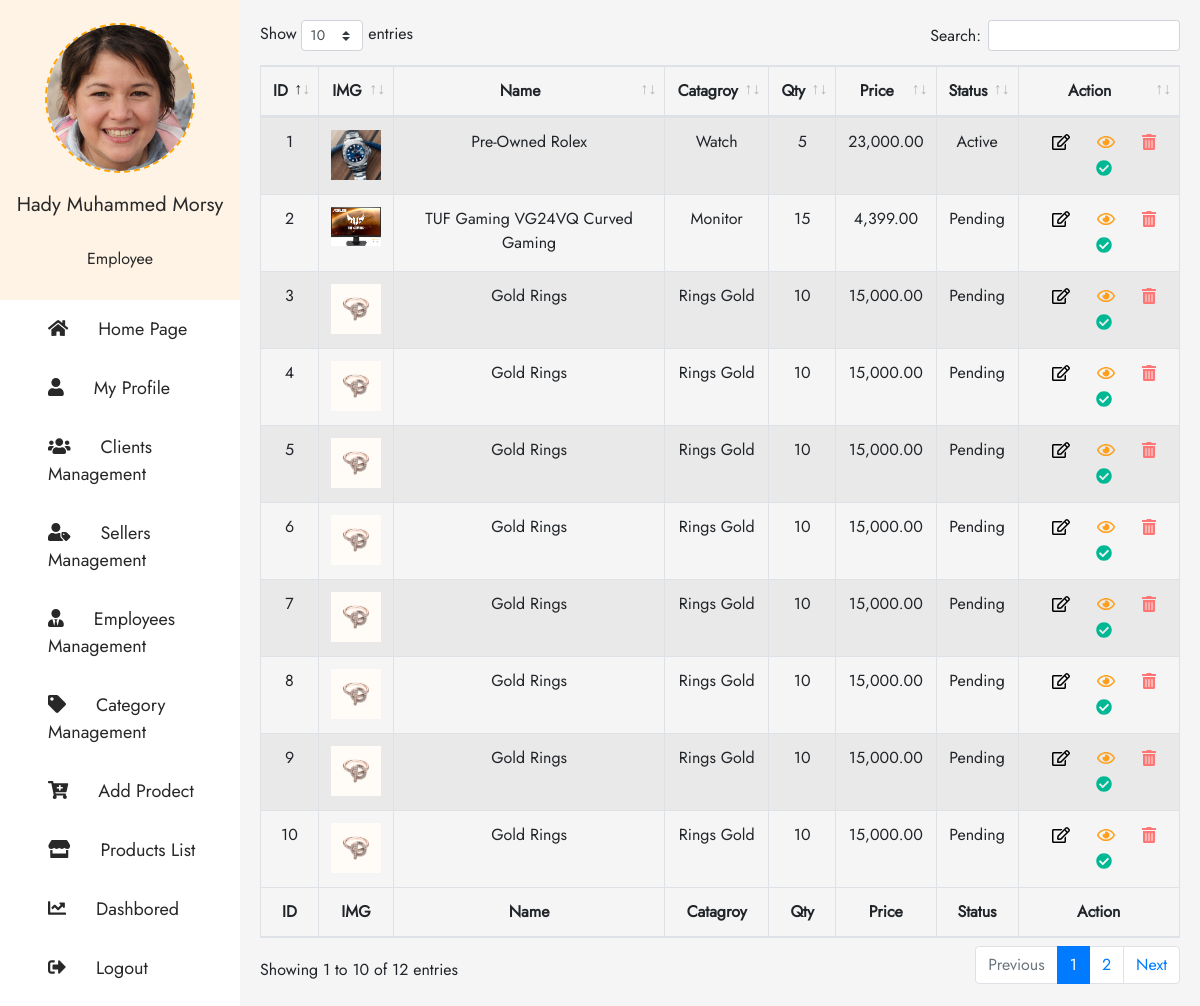
Page /Products-List.php (signed in) on the earlier database version.
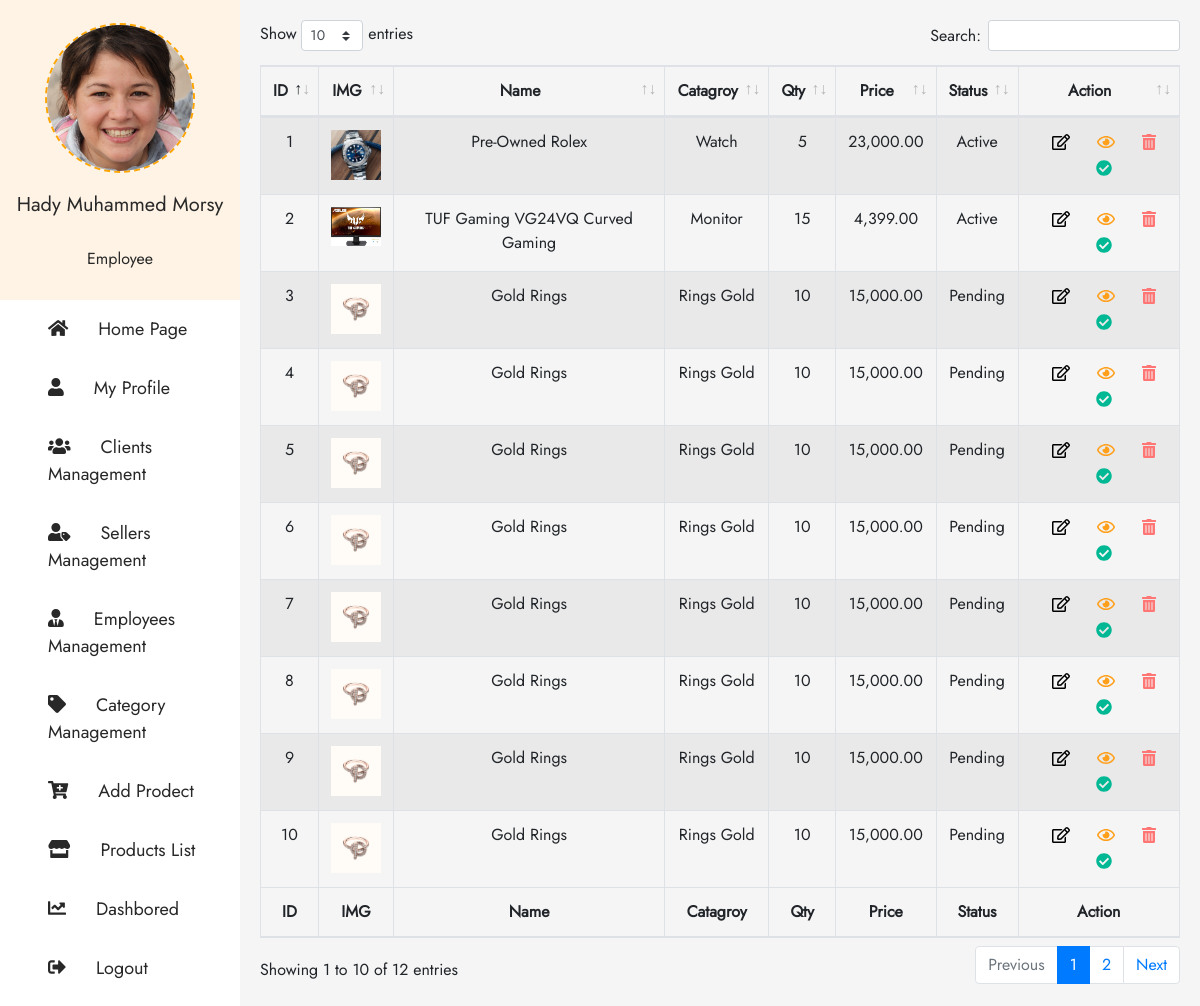
Same page on the later database version.
### tables this page shows
CREATE TABLE `ha_products` (
  `HA_P_ID` bigint(20) UNSIGNED NOT NULL,
  `HA_P_Name` varchar(255) NOT NULL,
  `HA_P_Price` varchar(255) NOT NULL,
  `HA_P_Description` text NOT NULL,
  `HA_P_Category_ID` varchar(255) NOT NULL,
  `HA_P_Qty` varchar(255) NOT NULL,
  `HA_P_Alert_Qty` varchar(255) NOT NULL,
  `HA_P_Brand` varchar(255) NOT NULL,
  `HA_P_Available_From_Date` varchar(255) NOT NULL,
  `HA_P_Date_Created` varchar(255) NOT NULL,
  `HA_P_Time_Created` varchar(255) NOT NULL,
  `HA_P_User_ID_Created` varchar(255) NOT NULL,
  `HA_P_Status` varchar(255) NOT NULL
);

CREATE TABLE `ha_category_list` (
  `HA_C_L_ID` bigint(20) UNSIGNED NOT NULL,
  `HA_C_L_Category_Name` varchar(255) NOT NULL,
  `HA_C_L_Parent_ID` varchar(255) NOT NULL,
  `HA_C_L_Status` varchar(255) NOT NULL,
  `HA_C_L_Count_Products` varchar(255) NOT NULL,
  `HA_C_L_Count_Sales` varchar(255) NOT NULL,
  `HA_C_L_Count_Returns` varchar(255) NOT NULL,
  `HA_C_L_Date_Created` varchar(255) NOT NULL,
  `HA_C_L_Time_Created` varchar(255) NOT NULL,
  `HA_C_L_User_ID_Created` varchar(255) NOT NULL
);

### Datebase/DB_Products_List.php (called while the page is built, shortened)
<?php
    $SQL_Products_List = 'SELECT * FROM ha_products WHERE HA_P_Status = "Active" OR HA_P_Status = "Pending" ORDER BY HA_P_ID DESC ';
    $Result_Products_List = mysqli_query($Connection,$SQL_Products_List);
    $Count_Products_List  = mysqli_num_rows($Result_Products_List);
?>

### Website-Structure/Products-List-Body.php (the view, shortened to what this page needs)
<div class="Content-table">
    <table id="example" class="table table-striped table-bordered" style="width:100%;text-align: center;">
        <thead>
            <tr class="header-table">
                <th>ID</th>
                <th>IMG</th>
                <th>Name</th>
                <th>Catagroy</th>
                <th>Qty</th>
                <th>Price</th>
                <th>Status</th>
                <th>Action</th>
            </tr>
        </thead>
        <tbody id="tbody">
            <?php
                    if ($Count_Products_List > 0) {
                        $id = 0;
                        while ($Rows = mysqli_fetch_array($Result_Products_List)) {
                            $SQL_Get_Category_Name = 'SELECT HA_C_L_Category_Name FROM ha_category_list WHERE HA_C_L_ID = "'.$Rows['HA_P_Category_ID'].'"';
                            $Result_Get_Category_Name = mysqli_query($Connection,$SQL_Get_Category_Name);
                            $Row_Get_Category_Name  = mysqli_fetch_array($Result_Get_Category_Name, MYSQLI_ASSOC);
                            $Path_Folder_Cover = 'IMG/Imges-Products/P_ID-'.$Rows['HA_P_ID'].'/P_ID-'.$Rows['HA_P_ID'].'-Cover';
                            $Cover_Img = scandir($Path_Folder_Cover);
                            $SQL_Get_Created_Info = 'SELECT HA_U_Username FROM ha_users WHERE HA_U_ID = "'.$Rows['HA_P_User_ID_Created'].'"';
                            $Result_Get_Created_Info= mysqli_query($Connection,$SQL_Get_Created_Info);
                            $Row_Get_Created_Info = mysqli_fetch_array($Result_Get_Created_Info, MYSQLI_ASSOC);
                            echo '
                                <tr class="t-body" >
                                    <td>'.$Rows['HA_P_ID'].'</td>
                                    <td class="IMG-DATABASE"><img src="'.$Path_Folder_Cover . '/' . $Cover_Img[2] . '" alt="Img"/></td>
                                    <td class="Username-Edit-Module">'.$Rows['HA_P_Name'].'</td>
                                    <td >'.$Row_Get_Category_Name['HA_C_L_Category_Name'].'</td>
                                    <td class="HA-P-Qty">'.$Rows['HA_P_Qty'].'</td>
                                    <td class="HA-P-Price">'. number_format($Rows['HA_P_Price'] , 2).'</td>
                                    <td class="HA-P-Status">'.$Rows['HA_P_Status'].'</td>
                                    <td style="display:none" class="HA-C-L-Category-Name">'.$Rows['HA_P_Category_ID'].'</td>
                                    <td style="display:none">'.$Rows['HA_P_Alert_Qty'].'</td>
                                    <td style="display:none">'.$Rows['HA_P_Brand'].'</td>
                                    <td style="display:none">'.$Rows['HA_P_Available_From_Date'].'</td>
                                    <td style="display:none">'.$Rows['HA_P_Date_Created'] . ' ' . $Rows['HA_P_Time_Created'] .'</td>
                                    <td style="display:none">'.$Row_Get_Created_Info['HA_U_Username'].'</td>
                                    <td style="display:none">'.$Rows['HA_P_Description'].'</td>
                                    <td class="last-Action">
                                    <button type ="button" class="Edit" data-module=".Edit-row" id="-T'.$id.'" onclick= "clickhere(this.id)"> <i class="far fa-edit"></i> </button>
                                    <button type ="button" class="View" data-module=".View-row" id="T'.$id.'" onclick= "clickhere(this.id)"> <i class="far fa-eye"></i> </button>
                                    <button type ="button" class="Trash" data-module=".question-delete-row" id="TD'.$id.'" onclick= "clickhere(this.id)"> <i class="fas fa-trash-alt"></i> </button>
                                    <button type ="button" class="Done" data-module=".Done-row" id="D'.$id.'" onclick= "clickhere(this.id)"> <i class="fas fa-check-circle"></i></button>
                                    </td>
                                </tr>
                            ';
                            $id += 1;
                        }
                    }
                ?>
        </tbody>
        <tfoot>
            <tr>
                <th>ID</th>
                <th>IMG</th>
                <th>Name</th>
                <th>Catagroy</th>
                <th>Qty</th>
                <th>Price</th>
                <th>Status</th>
                <th>Action</th>
            </tr>
        </tfoot>
    </table>
</div>

### Products-List.php (shortened to what this page needs)
<?php
    include('Datebase/Config.php');
    include('Datebase/DB_Products_List.php');
?>
<!DOCTYPE html>
<html lang="en">
<?php
    include ('Website-Structure/Header-Elemnts.php') ;
?>
    <?php include ("./Links Header With Tables.php"); ?>
<body>
<div class="container-hady">
    <?php include ("Website-Structure/Dashbored-header.php"); ?>
    <?php include ("./Website-Structure/Products-List-Body.php"); ?>
</div>
</body>
</html>

### Website-Structure/Header-Elemnts.php (shortened to what this page needs)
<head>
</head>

### Links Header With Tables.php
<link rel="stylesheet" href="./Framework/Bootstrap/css/bootstrap.css">
<link rel="stylesheet" href="./Framework/Bootstrap/css/datatablex.min.css">
<link rel="stylesheet" href="Framework/Fontawsome/css/all.css">
<link rel="stylesheet" href="Font's/Kufi/Kufi-Font.css">
<link href="./Font's/joya/jost.css" rel="stylesheet">
<link rel="stylesheet" href="CSS-Files/H_A.css">

### Website-Structure/Dashbored-header.php (shortened to what this page needs)
<aside>
    <div class="image-useres">
        <div class="image-user-content">
            <?php
                $Scan_Profile_Img = scandir('IMG/User-Profile-Picture/[User-ID='.$_SESSION['HA_U_ID'].']');
                if (count($Scan_Profile_Img) == 2) {
                    if ($_SESSION['HA_U_Gender'] == 'Male') {
                        $Profile_Img = 'IMG/User-Profile-Picture/[Defult-Profile-IMG]/IMG-Defult-Male.jpg';
                    }elseif ($_SESSION['HA_U_Gender'] == 'Female') {
                        $Profile_Img = 'IMG/User-Profile-Picture/[Defult-Profile-IMG]/IMG-Defult-Female.jpg';
                    }
                }else {
                    $Profile_Img =  'IMG/User-Profile-Picture/[User-ID='.$_SESSION['HA_U_ID'].']' . '/' . $Scan_Profile_Img[2];
                }
            echo '<img src = "'.$Profile_Img.'"/>';
            ?>
        </div>
        <?php echo '<h5>'.$_SESSION['User_First_Three_Names'].'</h5>';?>
        <?php echo '<br><h6>'.$_SESSION['HA_U_User_Type'].'</h6>';?>
    </div>
    <ul class="list-of-dashbored">
        <li><a href="./" class="Projects"><i class="fas fa-home"></i>Home Page</a></li>
        <?php
        if (!empty($_SESSION)) {
            echo '<li><a href="My-Profile-Setting" class="Edit-profile"><i class="fas fa-user" class="Edit-profile"></i>My Profile</a></li>';
        }
        ?>
        <?php
        if ($_SESSION['HA_U_P_Clients_Manager'] == 'Available') {
            echo '<li><a href="Clients-Manager" class="Clients"><i class="fas fa-users"></i>Clients Management</a></li>';
        }
        ?>
        <?php
        if ($_SESSION['HA_U_P_Seller_Manager'] == 'Available') {
            echo '<li><a href="Seller-Manager" class="Projects"><i class="fas fa-user-tag"></i>Sellers Management</a></li>';
        }
        ?>
        <?php
        if ($_SESSION['HA_U_P_Employee_Manager'] == 'Available') {
            echo '<li><a href="Employee-Manager" class="Employeres"><i class="fas  fa-user-tie"></i>Employees Management</a></li>';
        }
        ?>
        <?php
        if ($_SESSION['HA_U_P_Category_Manager'] == 'Available') {
            echo '<li><a href="Category-Management" class="Add Catogry"><i class="fas fa-tag"></i>Category Management</a></li>';
        }
        ?>
        <?php
        if ($_SESSION['HA_U_P_Add_Product'] == 'Available') {
            echo '<li><a href="Add-Product" class="Add Project"><i class="fas fa-cart-plus"></i>Add Prodect</a></li>';
        }
        ?>
        <?php
        if ($_SESSION['HA_U_P_Products_List'] == 'Available') {
            echo '<li><a href="Products-List" class="All-Products"><i class="fas fa-store"></i>Products List</a></li>';
        }
        ?>
        <li><a href="Dashboard-Details" class="Dashbored"><i class="fas fa-chart-line"></i>Dashbored</a></li>
        <li><a href="Logout" class="Add LogOut"><i class="fas fa-sign-out-alt"></i>Logout</a></li>
    </ul>
</aside>

### CSS-Files/H_A.css (style rules this page uses)
body { font-family: 'Jost', sans-serif; font-weight: 400; }
ul { margin: 0px; padding: 0px; }
li { list-style: none; }
a { text-decoration: none; }
h1, h2, h3, h4, h5, h6 { color: #282828; }
.Trash { color: #ff7675; }
.View { color: #ff9f1a; }
.Done { color: #00b894; }
.container-hady { width: 100%; height: 100%; display: flex; background-color: #f3f7fd; }
.container-hady .Content-table { flex-basis: 80%; background-color: #f5f5f5; padding: 20px; }
.container-hady aside { flex-basis: 20%; background-color: #fff; display: flex; flex-direction: column; }
.container-hady aside .image-useres { width: 100%; background-color: #fef3e5; height: 300px; display: flex; justify-content: center; align-items: center; flex-direction: column; }
.container-hady aside .image-useres .image-user-content { width: 150px; height: 150px; border-radius: 50%; border: 2px dashed orange; position: relative; margin-bottom: 20px; }
.container-hady aside .image-useres .image-user-content img { width: 100%; height: 100%; vertical-align: middle; position: absolute; border-radius: 50%; }
.container-hady aside ul { display: flex; margin: 0; padding: 0; }
.container-hady aside .list-of-dashbored { list-style: none; display: flex; flex-direction: column; width: 100%; }
.container-hady aside .list-of-dashbored li { padding: 1rem 1rem 1rem 3rem; }
.container-hady aside .list-of-dashbored li a { text-decoration: none; color: #282828; font-size: 18px; }
.container-hady aside .list-of-dashbored li a svg { margin-right: 30px; }
.t-body td:first-child { text-align: center; }
tfoot tr th:first-child { text-align: center; }
.t-body td button { margin-left: 10px; border: none; outline: none; background-color: transparent; }
.IMG-DATABASE img { width: 50px; }

Differences in the rows shown:
changed ha_products "TUF Gaming VG24VQ Curved Gaming": HA_P_Status "Pending" → "Active"
